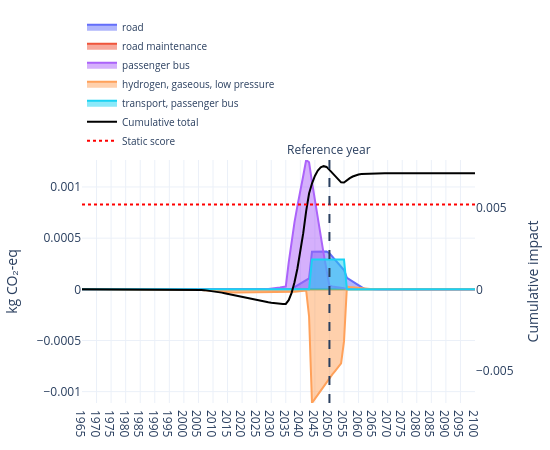

Notebook code for this chart:
### Code cell
fig = plot_temporal_scores(
    stacked=False,
    legend_top_n=5,
    show_flow_contributions=False,
    trails=trails,
    title="",
    method_label="kg CO₂-eq",
    cumulative=False,
    width=550,
    height=450,
    year_tick=5,
    year_range=(1965, 2100),
    reference_year=ref_year,
    show_cumulative_axis=True,
    static_score=static_score,
    static_score_dash= "dot",
    static_score_color= "red",
)
fig.show()

### Figure 1 — Plotly figure (JSON) as saved in the notebook; plotly's stock layout.template omitted (floating-point values rounded to 4 significant figures; data arrays with more than 128 entries replaced by an {"elided": "..."} marker saying what was removed)
{"data": [{"fill": "tozeroy", "hovertemplate": "<b>%{meta}</b><br>Year: %{x}<br>kg CO₂-eq: %{y:.6g}<extra></extra>", "line": {"width": 2}, "meta": "road", "mode": "lines", "name": "road", "opacity": 0.4, "showlegend": true, "type": "scatter", "x": {"elided": "136 int values"}, "y": {"elided": "136 float values"}}, {"fill": "tozeroy", "hovertemplate": "<b>%{meta}</b><br>Year: %{x}<br>kg CO₂-eq: %{y:.6g}<extra></extra>", "line": {"width": 2}, "meta": "road maintenance", "mode": "lines", "name": "road maintenance", "opacity": 0.4, "showlegend": true, "type": "scatter", "x": {"elided": "136 int values"}, "y": {"elided": "136 float values"}}, {"fill": "tozeroy", "hoverinfo": "skip", "line": {"width": 2}, "meta": "tetrafluoroethane, R134a", "mode": "lines", "name": "tetrafluoroethane, R134a", "opacity": 0.4, "showlegend": false, "type": "scatter", "x": {"elided": "136 int values"}, "y": {"elided": "136 float values"}}, {"fill": "tozeroy", "hovertemplate": "<b>%{meta}</b><br>Year: %{x}<br>kg CO₂-eq: %{y:.6g}<extra></extra>", "line": {"width": 2}, "meta": "passenger bus", "mode": "lines", "name": "passenger bus", "opacity": 0.4, "showlegend": true, "type": "scatter", "x": {"elided": "136 int values"}, "y": {"elided": "136 float values"}}, {"fill": "tozeroy", "hovertemplate": "<b>%{meta}</b><br>Year: %{x}<br>kg CO₂-eq: %{y:.6g}<extra></extra>", "line": {"width": 2}, "meta": "hydrogen, gaseous, low pressure", "mode": "lines", "name": "hydrogen, gaseous, low pressure", "opacity": 0.4, "showlegend": true, "type": "scatter", "x": {"elided": "136 int values"}, "y": {"elided": "136 float values"}}, {"fill": "tozeroy", "hovertemplate": "<b>%{meta}</b><br>Year: %{x}<br>kg CO₂-eq: %{y:.6g}<extra></extra>", "line": {"width": 2}, "meta": "transport, passenger bus", "mode": "lines", "name": "transport, passenger bus", "opacity": 0.4, "showlegend": true, "type": "scatter", "x": {"elided": "136 int values"}, "y": {"elided": "136 float values"}}, {"hovertemplate": "<b>Cumulative total</b><br>Year: %{x}<br>Cumulative impact: %{y:.6g}<extra></extra>", "line": {"color": "black", "width": 2}, "mode": "lines", "name": "Cumulative total", "showlegend": true, "type": "scatter", "x": {"elided": "136 int values"}, "y": {"elided": "136 float values"}, "yaxis": "y2"}, {"hovertemplate": "<b>Static score</b><br>kg CO₂-eq: 0.00519013<extra></extra>", "line": {"color": "red", "dash": "dot", "width": 2}, "mode": "lines", "name": "Static score", "type": "scatter", "x": [1965, 2100], "y": [0.00519, 0.00519], "yaxis": "y2"}], "layout": {"annotations": [{"showarrow": false, "text": "Reference year", "x": 2050, "xanchor": "center", "xref": "x", "y": 1, "yanchor": "bottom", "yref": "y domain"}], "height": 450, "hoverlabel": {"align": "left", "font": {"size": 11}}, "hovermode": "x unified", "legend": {"entrywidth": 260, "entrywidthmode": "pixels", "font": {"size": 10}, "orientation": "h", "x": 0, "xanchor": "left", "y": 1.02, "yanchor": "bottom"}, "margin": {"b": 40, "l": 60, "r": 60, "t": 119}, "shapes": [{"line": {"dash": "dash", "width": 2}, "type": "line", "x0": 2050, "x1": 2050, "xref": "x", "y0": 0, "y1": 1, "yref": "y domain"}], "title": {"text": "", "x": 0.5, "xanchor": "center"}, "width": 550, "xaxis": {"dtick": 5, "range": [1965, 2100], "showgrid": true, "tick0": 1965, "tickmode": "linear"}, "yaxis": {"range": [-0.001111, 0.001263], "showgrid": true, "title": {"text": "kg CO₂-eq"}, "type": "linear"}, "yaxis2": {"overlaying": "y", "range": [-0.006959, 0.007913], "showgrid": false, "side": "right", "title": {"text": "Cumulative impact"}}}}
